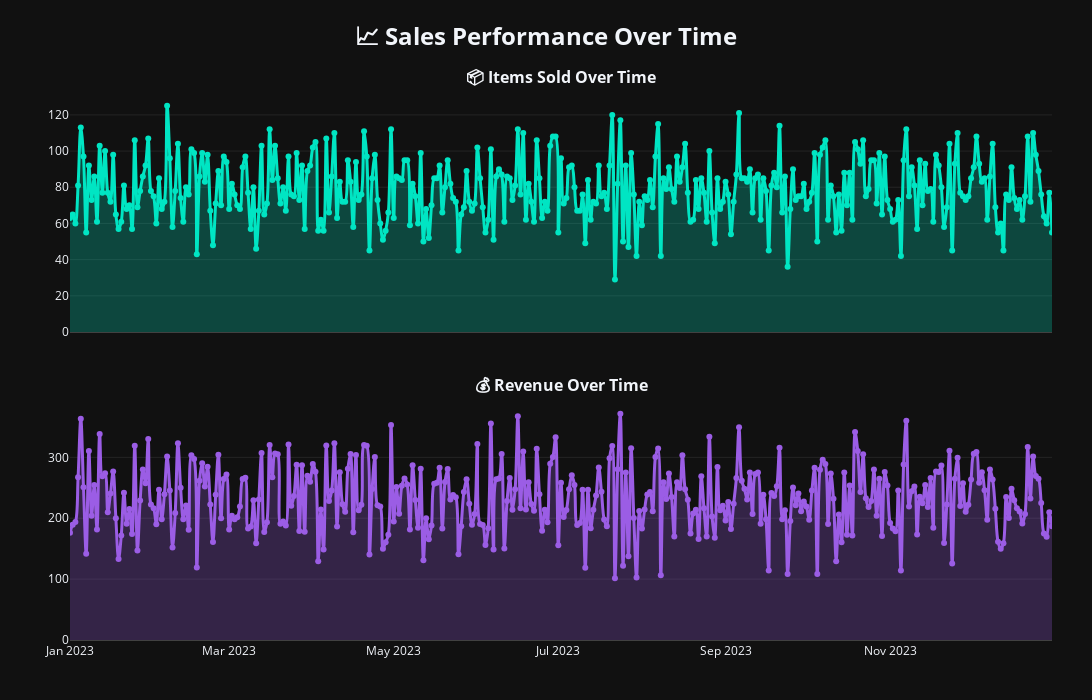

This figure's notebook cell:
### Code cell
fig = make_subplots(
    rows=2, cols=1,
    shared_xaxes=True,
    vertical_spacing=0.12,
    subplot_titles=(
        "<b>📦 Items Sold Over Time</b>",
        "<b>💰 Revenue Over Time</b>"
    )
)

# ---- TOP: ITEMS SOLD ----
fig.add_trace(
    go.Scatter(
        x=date_and_quantity.index,
        y=date_and_quantity["items_sold"],
        mode="lines+markers",
        line=dict(
            color="#00E5C3",
            width=3,
            shape="spline"
        ),
        fill="tozeroy",
        fillcolor="rgba(0, 229, 195, 0.25)",
        hovertemplate="<b>Date:</b> %{x}<br><b>Items Sold:</b> %{y}<extra></extra>",
        name="Items Sold"
    ),
    row=1, col=1
)

# ---- BOTTOM: REVENUE ----
fig.add_trace(
    go.Scatter(
        x=date_and_revenue.index,
        y=date_and_revenue["revenue"],
        mode="lines+markers",
        line=dict(
            color="#9B5DE5",
            width=3,
            shape="spline"
        ),
        fill="tozeroy",
        fillcolor="rgba(155, 93, 229, 0.25)",
        hovertemplate="<b>Date:</b> %{x}<br><b>Revenue:</b> %{y:,.0f}<extra></extra>",
        name="Revenue"
    ),
    row=2, col=1
)

# ---- LAYOUT ----
fig.update_layout(
    title=dict(
        text="<b>📈 Sales Performance Over Time</b>",
        x=0.5,
        y=0.96,
        font=dict(size=24)
    ),
    template="plotly_dark",
    height=700,
    width=1150,
    margin=dict(t=90, b=60, l=70, r=40),
    hovermode="x unified",
    showlegend=False
)

fig.update_xaxes(
    showgrid=False,
    showline=True,
    linewidth=1,
    linecolor="rgba(255,255,255,0.2)"
)

fig.update_yaxes(
    showgrid=True,
    gridcolor="rgba(255,255,255,0.08)",
    zeroline=False
)

fig.show()

### Figure 1 — Plotly figure (JSON) as saved in the notebook; plotly's stock layout.template omitted (floating-point values rounded to 4 significant figures; data arrays with more than 128 entries replaced by an {"elided": "..."} marker saying what was removed)
{"data": [{"fill": "tozeroy", "fillcolor": "rgba(0, 229, 195, 0.25)", "hovertemplate": "<b>Date:</b> %{x}<br><b>Items Sold:</b> %{y}<extra></extra>", "line": {"color": "#00E5C3", "shape": "spline", "width": 3}, "mode": "lines+markers", "name": "Items Sold", "type": "scatter", "x": {"elided": "365 str values"}, "xaxis": "x", "y": {"elided": "365 float values"}, "yaxis": "y"}, {"fill": "tozeroy", "fillcolor": "rgba(155, 93, 229, 0.25)", "hovertemplate": "<b>Date:</b> %{x}<br><b>Revenue:</b> %{y:,.0f}<extra></extra>", "line": {"color": "#9B5DE5", "shape": "spline", "width": 3}, "mode": "lines+markers", "name": "Revenue", "type": "scatter", "x": {"elided": "365 str values"}, "xaxis": "x2", "y": {"elided": "365 float values"}, "yaxis": "y2"}], "layout": {"annotations": [{"font": {"size": 16}, "showarrow": false, "text": "<b>📦 Items Sold Over Time</b>", "x": 0.5, "xanchor": "center", "xref": "paper", "y": 1, "yanchor": "bottom", "yref": "paper"}, {"font": {"size": 16}, "showarrow": false, "text": "<b>💰 Revenue Over Time</b>", "x": 0.5, "xanchor": "center", "xref": "paper", "y": 0.44, "yanchor": "bottom", "yref": "paper"}], "height": 700, "hovermode": "x unified", "margin": {"b": 60, "l": 70, "r": 40, "t": 90}, "showlegend": false, "title": {"font": {"size": 24}, "text": "<b>📈 Sales Performance Over Time</b>", "x": 0.5, "y": 0.96}, "width": 1150, "xaxis": {"anchor": "y", "domain": [0, 1], "linecolor": "rgba(255,255,255,0.2)", "linewidth": 1, "matches": "x2", "showgrid": false, "showline": true, "showticklabels": false}, "xaxis2": {"anchor": "y2", "domain": [0, 1], "linecolor": "rgba(255,255,255,0.2)", "linewidth": 1, "showgrid": false, "showline": true}, "yaxis": {"anchor": "x", "domain": [0.56, 1], "gridcolor": "rgba(255,255,255,0.08)", "showgrid": true, "zeroline": false}, "yaxis2": {"anchor": "x2", "domain": [0, 0.44], "gridcolor": "rgba(255,255,255,0.08)", "showgrid": true, "zeroline": false}}}
